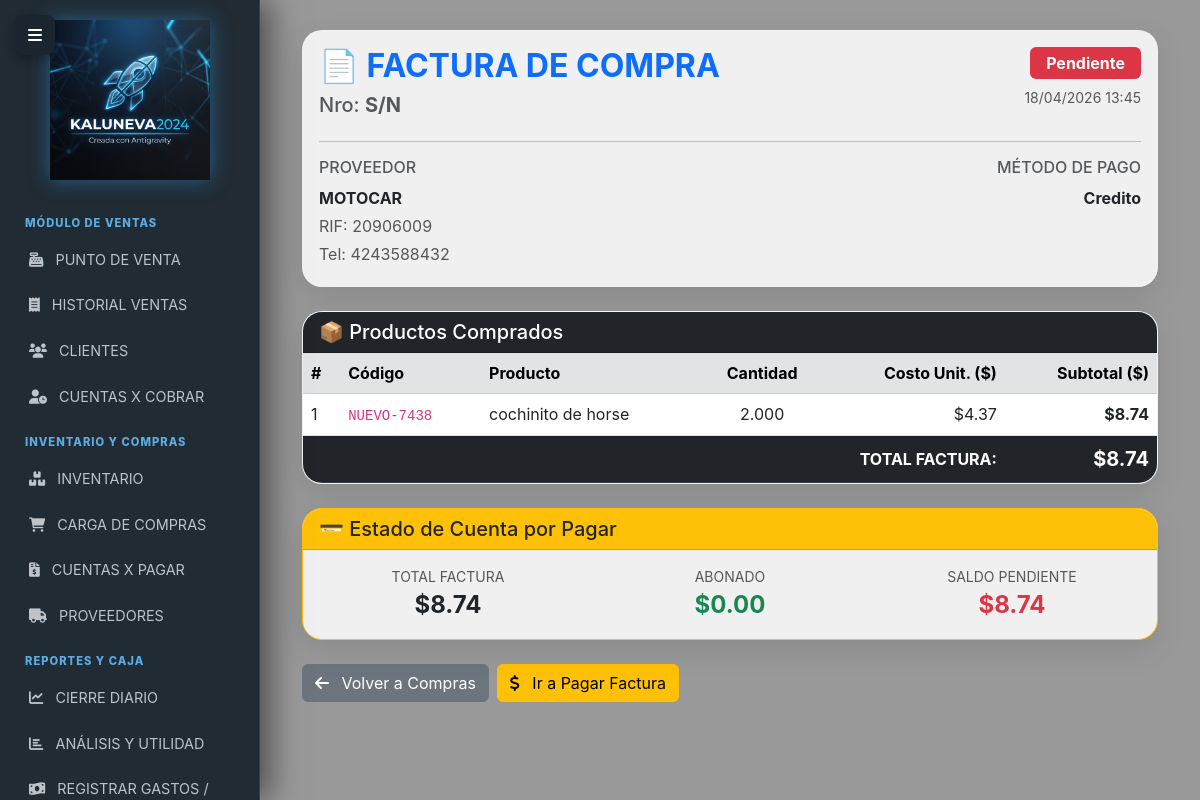
Screenshot of /compras/87/detalle (signed in) with the database file from the repository.
### models.py (models this page shows, shortened)
class Compra(db.Model):
    __tablename__ = 'compras'
    id = db.Column(db.Integer, primary_key=True)
    fecha = db.Column(db.DateTime, default=ahora_ve)
    proveedor_id = db.Column(db.Integer, db.ForeignKey('proveedores.id'))
    numero_factura = db.Column(db.String(50))
    total_usd = db.Column(db.Numeric(10, 2))
    estado = db.Column(db.String(20), default='Pendiente')
    metodo_pago = db.Column(db.String(30), default='Credito')
    caja_origen = db.Column(db.String(30), nullable=True)
    proveedor = db.relationship('Proveedor', backref=db.backref('compras', lazy=True))
    detalles = db.relationship('CompraDetalle', backref='compra', lazy=True)

class Proveedor(db.Model):
    __tablename__ = 'proveedores'
    id = db.Column(db.Integer, primary_key=True)
    rif = db.Column(db.String(20), unique=True, nullable=False)
    nombre = db.Column(db.String(100), nullable=False)
    telefono = db.Column(db.String(20))
    direccion = db.Column(db.Text)
    vendedor_nombre = db.Column(db.String(100))
    vendedor_telefono = db.Column(db.String(20))
    saldo_pendiente_usd = db.Column(db.Numeric(10, 2), default=Decimal('0.00'))
    es_productor = db.Column(db.Boolean, default=False)
    es_obrero = db.Column(db.Boolean, default=False)

class CompraDetalle(db.Model):
    __tablename__ = 'compras_detalles'
    id = db.Column(db.Integer, primary_key=True)
    compra_id = db.Column(db.Integer, db.ForeignKey('compras.id'), nullable=False)
    producto_id = db.Column(db.Integer, db.ForeignKey('productos.id'), nullable=False)
    cantidad = db.Column(db.Numeric(12, 3), nullable=False)
    costo_unitario = db.Column(db.Numeric(10, 2), nullable=False)
    producto = db.relationship('Producto', backref='compra_detalles', lazy=True)

class Producto(db.Model):
    __tablename__ = 'productos'
    id = db.Column(db.Integer, primary_key=True)
    codigo = db.Column(db.String(50), unique=True, nullable=False)
    nombre = db.Column(db.String(100), nullable=False)
    categoria = db.Column(db.String(50))
    costo_usd = db.Column(db.Numeric(10, 2), default=Decimal('0.00'))
    precio_normal_usd = db.Column(db.Numeric(10, 2), default=Decimal('0.00'))
    precio_oferta_usd = db.Column(db.Numeric(10, 2), default=Decimal('0.00'))
    stock = db.Column(db.Numeric(12, 3), default=Decimal('0.000'))
    stock_minimo = db.Column(db.Numeric(12, 3), default=Decimal('5.000'))
    unidad_medida = db.Column(db.String(10), default='UND')

class CuentaPorPagar(db.Model):
    __tablename__ = 'cuentas_por_pagar'
    id = db.Column(db.Integer, primary_key=True)
    proveedor_id = db.Column(db.Integer, db.ForeignKey('proveedores.id'), nullable=False)
    compra_id = db.Column(db.Integer, db.ForeignKey('compras.id'), nullable=False)
    numero_factura = db.Column(db.String(50))
    fecha = db.Column(db.DateTime, default=ahora_ve)
    monto_total_usd = db.Column(db.Numeric(10, 2), nullable=False)
    monto_abonado_usd = db.Column(db.Numeric(10, 2), default=Decimal('0.00'))
    saldo_pendiente_usd = db.Column(db.Numeric(10, 2), nullable=False)
    estatus = db.Column(db.String(20), default='Pendiente')
    proveedor = db.relationship('Proveedor', backref=db.backref('cuentas_por_pagar', lazy=True))
    compra = db.relationship('Compra', backref=db.backref('cuenta_por_pagar', uselist=False))
    abonos = db.relationship('AbonoCuentaPorPagar', backref='cuenta', lazy=True)
    @hybrid_property
    def fecha_emision(self):
        return self.fecha
    @hybrid_property
    def estado(self):
        return self.estatus

### routes/compras.py (the view)
@compras_bp.route('/compras/<int:compra_id>/detalle')
@login_required
@staff_required
def detalle_compra(compra_id):
    compra = Compra.query.get_or_404(compra_id)
    return render_template('detalle_compra.html', compra=compra)

### app.py (called while the page is built)
@login_manager.user_loader
def load_user(user_id):
    user = db.session.get(User, int(user_id))
    if user and not getattr(user, 'activo', True):
        return None
    return user

@app.context_processor
def inject_tasa_actual():
    try:
        hoy = hoy_ve()
        tasa_hoy = TasaBCV.query.filter_by(fecha=hoy).first()
        if tasa_hoy:
            return dict(tasa_actual=tasa_hoy.valor, alerta_tasa=False)
        else:
            ultima = TasaBCV.query.order_by(TasaBCV.fecha.desc()).first()
            valor = ultima.valor if ultima else Decimal('0.00')
            return dict(tasa_actual=valor, alerta_tasa=True)
    except Exception as e:
        log.error(f"Error al inyectar tasa actual: {e}")
        return dict(tasa_actual=Decimal('0.00'), alerta_tasa=True)

### models.py (called while the page is built)
def hoy_ve():
    return datetime.now(pytz.timezone('America/Caracas')).date()

### templates/detalle_compra.html (shortened to what this page needs)
{% extends "base.html" %}
{% block content %}
<div class="container-fluid">
    <div class="card mb-4">
        <div class="card-body">
            <div class="d-flex justify-content-between align-items-start">
                <div>
                    <h2 class="text-primary fw-bold">📄 FACTURA DE COMPRA</h2>
                    <h5 class="text-muted">Nro: <strong>{{ compra.numero_factura or 'S/N' }}</strong></h5>
                </div>
                <div class="text-end">
                    <span
                        class="badge {% if compra.estado == 'Pagada' %}bg-success{% elif compra.estado == 'Parcial' %}bg-warning{% else %}bg-danger{% endif %} fs-6 px-3 py-2">
                        {{ compra.estado }}
                    </span>
                    <div class="mt-2 text-muted small">{{ compra.fecha.strftime('%d/%m/%Y %H:%M') }}</div>
                </div>
            </div>
            <hr>
            <div class="row mt-3">
                <div class="col-md-6">
                    <h6 class="text-muted">PROVEEDOR</h6>
                    {% if compra.proveedor %}
                    <p class="mb-1"><strong>{{ compra.proveedor.nombre }}</strong></p>
                    <p class="mb-1 text-muted">RIF: {{ compra.proveedor.rif }}</p>
                    <p class="mb-1 text-muted">Tel: {{ compra.proveedor.telefono or 'N/A' }}</p>
                    {% else %}
                    <p class="text-muted">Sin proveedor asignado</p>
                    {% endif %}
                </div>
                <div class="col-md-6 text-md-end">
                    <h6 class="text-muted">MÉTODO DE PAGO</h6>
                    <p><strong>{{ compra.metodo_pago or 'No especificado' }}</strong></p>
                </div>
            </div>
        </div>
    </div>
    <div class="card mb-4">
        <div class="card-header bg-dark text-white">
            <h5 class="mb-0">📦 Productos Comprados</h5>
        </div>
        <div class="card-body p-0">
            <table class="table table-hover mb-0">
                <thead class="table-secondary">
                    <tr>
                        <th>#</th>
                        <th>Código</th>
                        <th>Producto</th>
                        <th class="text-center">Cantidad</th>
                        <th class="text-end">Costo Unit. ($)</th>
                        <th class="text-end">Subtotal ($)</th>
                    </tr>
                </thead>
                <tbody>
                    {% for d in compra.detalles %}
                    <tr>
                        <td>{{ loop.index }}</td>
                        <td><code>{{ d.producto.codigo }}</code></td>
                        <td>{{ d.producto.nombre }}</td>
                        <td class="text-center">{{ d.cantidad }}</td>
                        <td class="text-end">${{ "%.2f"|format(d.costo_unitario) }}</td>
                        <td class="text-end fw-bold">${{ "%.2f"|format(d.costo_unitario * d.cantidad) }}</td>
                    </tr>
                    {% endfor %}
                </tbody>
                <tfoot class="table-dark">
                    <tr>
                        <td colspan="5" class="text-end fw-bold">TOTAL FACTURA:</td>
                        <td class="text-end fw-bold fs-5">${{ "%.2f"|format(compra.total_usd) }}</td>
                    </tr>
                </tfoot>
            </table>
        </div>
    </div>
    {% if compra.cuenta_por_pagar %}
    <div class="card mb-4 border-warning">
        <div class="card-header bg-warning text-dark">
            <h5 class="mb-0">💳 Estado de Cuenta por Pagar</h5>
        </div>
        <div class="card-body">
            <div class="row text-center">
                <div class="col-md-4">
                    <div class="text-muted small">TOTAL FACTURA</div>
                    <div class="fs-4 fw-bold">${{ "%.2f"|format(compra.cuenta_por_pagar.monto_total_usd) }}</div>
                </div>
                <div class="col-md-4">
                    <div class="text-muted small">ABONADO</div>
                    <div class="fs-4 fw-bold text-success">${{ "%.2f"|format(compra.cuenta_por_pagar.monto_abonado_usd)
                        }}</div>
                </div>
                <div class="col-md-4">
                    <div class="text-muted small">SALDO PENDIENTE</div>
                    <div class="fs-4 fw-bold text-danger">${{ "%.2f"|format(compra.cuenta_por_pagar.saldo_pendiente_usd)
                        }}</div>
                </div>
            </div>
        </div>
    </div>
    {% endif %}
    <div class="d-flex gap-2">
        <a href="/compras" class="btn btn-secondary">
            <i class="fas fa-arrow-left me-2"></i> Volver a Compras
        </a>
        {% if compra.cuenta_por_pagar and compra.estado != 'Pagada' %}
        <a href="/cuentas_por_pagar" class="btn btn-warning">
            <i class="fas fa-dollar-sign me-2"></i> Ir a Pagar Factura
        </a>
        {% endif %}
    </div>
</div>
{% endblock %}

### templates/base.html (style rules this page uses)
body { background: url('/static/fondo_negocio_jpg.png') no-repeat center center fixed !important; background-size: cover !important; font-family: 'Inter', 'Segoe UI', sans-serif; min-height: 100vh; color: #333; }
body::before { content: ""; position: fixed; top: 0; left: 0; width: 100%; height: 100%; background: rgba(0, 0, 0, 0.4); z-index: -1; }
.card { border: 1px solid rgba(255, 255, 255, 0.2); border-radius: 20px; background: rgba(255, 255, 255, 0.85); backdrop-filter: blur(15px); box-shadow: 0 10px 30px rgba(0, 0, 0, 0.1); overflow: hidden; transition: transform 0.2s; }

### rows the page displays
Compra: numero_factura "S/N", estado "Pendiente", fecha "18/04/2026 13:45", metodo_pago "Credito", total_usd "8.74"
Proveedor: proveedor.nombre "MOTOCAR", proveedor.rif "20906009", proveedor "4243588432"
CompraDetalle: producto.codigo "NUEVO-7438", producto.nombre "cochinito de horse", cantidad "2.000", costo_unitario "4.37", d.costo_unitario*d.cantidad "8.74"
CuentaPorPagar: cuenta_por_pagar.monto_total_usd "8.74", cuenta_por_pagar.monto_abonado_usd "0.00", cuenta_por_pagar.saldo_pendiente_usd "8.74"
